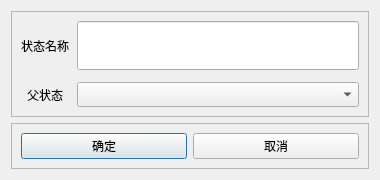
<?xml version="1.0" encoding="UTF-8"?>
<ui version="4.0">
 <class>Dialog_Edit_State</class>
 <widget class="QDialog" name="Dialog_Edit_State">
  <property name="geometry">
   <rect>
    <x>0</x>
    <y>0</y>
    <width>380</width>
    <height>180</height>
   </rect>
  </property>
  <property name="windowTitle">
   <string>Dialog</string>
  </property>
  <layout class="QVBoxLayout" name="verticalLayout">
   <item>
    <widget class="QFrame" name="frame_state_info_edit">
     <property name="frameShape">
      <enum>QFrame::StyledPanel</enum>
     </property>
     <property name="frameShadow">
      <enum>QFrame::Raised</enum>
     </property>
     <layout class="QGridLayout" name="gridLayout_6" columnstretch="0,0">
      <property name="horizontalSpacing">
       <number>8</number>
      </property>
      <property name="verticalSpacing">
       <number>12</number>
      </property>
      <item row="0" column="1">
       <widget class="QLineEdit" name="edit_state_name">
        <property name="sizePolicy">
         <sizepolicy hsizetype="Expanding" vsizetype="Expanding">
          <horstretch>0</horstretch>
          <verstretch>0</verstretch>
         </sizepolicy>
        </property>
        <property name="minimumSize">
         <size>
          <width>0</width>
          <height>0</height>
         </size>
        </property>
        <property name="sizeIncrement">
         <size>
          <width>2</width>
          <height>0</height>
         </size>
        </property>
        <property name="font">
         <font>
          <family>微软雅黑</family>
          <pointsize>9</pointsize>
         </font>
        </property>
        <property name="text">
         <string/>
        </property>
        <property name="maxLength">
         <number>32764</number>
        </property>
       </widget>
      </item>
      <item row="0" column="0">
       <widget class="QLabel" name="label_state_name">
        <property name="font">
         <font>
          <family>微软雅黑</family>
          <pointsize>9</pointsize>
         </font>
        </property>
        <property name="text">
         <string>状态名称</string>
        </property>
        <property name="alignment">
         <set>Qt::AlignCenter</set>
        </property>
       </widget>
      </item>
      <item row="1" column="0">
       <widget class="QLabel" name="label_parent_state">
        <property name="font">
         <font>
          <family>微软雅黑</family>
          <pointsize>9</pointsize>
         </font>
        </property>
        <property name="text">
         <string>父状态</string>
        </property>
        <property name="alignment">
         <set>Qt::AlignCenter</set>
        </property>
       </widget>
      </item>
      <item row="1" column="1">
       <widget class="QComboBox" name="combo_parent_state">
        <property name="font">
         <font>
          <family>微软雅黑</family>
          <pointsize>9</pointsize>
         </font>
        </property>
       </widget>
      </item>
     </layout>
    </widget>
   </item>
   <item>
    <widget class="QFrame" name="frame">
     <property name="frameShape">
      <enum>QFrame::StyledPanel</enum>
     </property>
     <property name="frameShadow">
      <enum>QFrame::Raised</enum>
     </property>
     <layout class="QHBoxLayout" name="horizontalLayout">
      <item>
       <widget class="QPushButton" name="button_accept">
        <property name="font">
         <font>
          <family>微软雅黑</family>
          <pointsize>9</pointsize>
         </font>
        </property>
        <property name="text">
         <string>确定</string>
        </property>
       </widget>
      </item>
      <item>
       <widget class="QPushButton" name="button_cancle">
        <property name="font">
         <font>
          <family>微软雅黑</family>
          <pointsize>9</pointsize>
         </font>
        </property>
        <property name="text">
         <string>取消</string>
        </property>
       </widget>
      </item>
     </layout>
    </widget>
   </item>
  </layout>
 </widget>
 <resources/>
 <connections/>
</ui>
